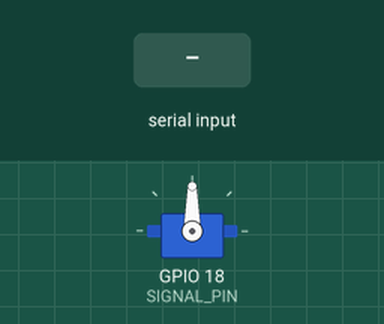
The sketch below on a simulated ESP32. Parts: servo. Inputs (shaded band) come from the test bench. Nothing arrives over Bluetooth unless stated.

Above: at 1.2 s.
1.3 s: ".\n" received over the second serial link
At 2.2 s:
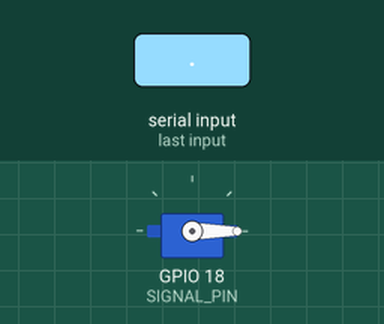
4.3 s: "#\n" received over the second serial link
Timing chart, 0 to 10.6 s (numbered marks = the images above; inputs shaded):
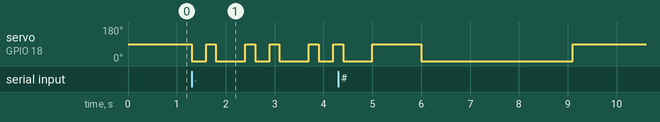

The sketch:

Transmitter.ino
```cpp
#include "ESP32Servo.h"
#include "BluetoothSerial.h"

#define SIGNAL_PIN 18

BluetoothSerial BT;
Servo servo;

String bluetoothInput(){

    while(BT.available() == 0);

    String msg = BT.readStringUntil('\n');
    msg.trim();
    return msg;
}

const char* morseTable[] = {
  "-.-.--", // ! (ASCII 33)
  ".-..-.", // " (ASCII 34)
  "",       // # (ASCII 35) - NO MORSE
  "...-..-",// $ (ASCII 36)
  "",       // % (ASCII 37) - NO MORSE
  ".-...",  // & (ASCII 38)
  ".----.", // ' (ASCII 39)
  "-.--.",  // ( (ASCII 40)
  "-.--.-", // ) (ASCII 41)
  "",       // * (ASCII 42) - NO MORSE
  ".-.-.",  // + (ASCII 43)
  "--..--", // , (ASCII 44)
  "-....-", // - (ASCII 45)
  ".-.-.-", // . (ASCII 46)
  "-..-.",  // / (ASCII 47)
  "-----",  // 0 (ASCII 48)
  ".----",  // 1 (ASCII 49)
  "..---",  // 2 (ASCII 50)
  "...--",  // 3 (ASCII 51)
  "....-",  // 4 (ASCII 52)
  ".....",  // 5 (ASCII 53)
  "-....",  // 6 (ASCII 54)
  "--...",  // 7 (ASCII 55)
  "---..",  // 8 (ASCII 56)
  "----.",  // 9 (ASCII 57)
  "---...", // : (ASCII 58)
  "-.-.-.", // ; (ASCII 59)
  "",       // < (ASCII 60) - NO MORSE
  "-...-",  // = (ASCII 61)
  "",       // > (ASCII 62) - NO MORSE
  "..--..", // ? (ASCII 63)
  ".--.-.", // @ (ASCII 64)
  ".-",     // A (ASCII 65)
  "-...",   // B (ASCII 66)
  "-.-.",   // C (ASCII 67)
  "-..",    // D (ASCII 68)
  ".",      // E (ASCII 69)
  "..-.",   // F (ASCII 70)
  "--.",    // G (ASCII 71)
  "....",   // H (ASCII 72)
  "..",     // I (ASCII 73)
  ".---",   // J (ASCII 74)
  "-.-",    // K (ASCII 75)
  ".-..",   // L (ASCII 76)
  "--",     // M (ASCII 77)
  "-.",     // N (ASCII 78)
  "---",    // O (ASCII 79)
  ".--.",   // P (ASCII 80)
  "--.-",   // Q (ASCII 81)
  ".-.",    // R (ASCII 82)
  "...",    // S (ASCII 83)
  "-",      // T (ASCII 84)
  "..-",    // U (ASCII 85)
  "...-",   // V (ASCII 86)
  ".--",    // W (ASCII 87)
  "-..-",   // X (ASCII 88)
  "-.--",   // Y (ASCII 89)
  "--..",   // Z (ASCII 90)
  "",       // [ (ASCII 91) - NO MORSE
  "",       // \ (ASCII 92) - NO MORSE
  "",       // ] (ASCII 93) - NO MORSE
  "",       // ^ (ASCII 94) - NO MORSE
  "..--.-"  // _ (ASCII 95)
};


void setup(){
	Serial.begin(9600);
    BT.begin("Esp32-BT");
    servo.attach(SIGNAL_PIN);
}

// String serialInput(){
//     while(Serial.available() == 0);//Block until any input

//     String msg = Serial.readStringUntil('\n');
//     msg.trim();
//     return msg;
// }

void flagDown(){
    servo.write(0);
}

void flagUp(){
    servo.write(90);
}

void resetLCD(){
    flagDown();
    delay(3100);
    flagUp();
}

void loop()
{
    String txt = "";
    int i = 0, j = 0, morse_index = 0;
    char c = '\0';

    const int CHAR_DELAY = 800; //The delay in ms between each symbol
    const int WORD_DELAY = 1300; //The delay in ms to denote a space
    const int DOT_DELAY = 300; //The delay in ms to denote a dot
    const int DASH_DELAY = 600; //The delay in ms to denote a dash

    flagUp();

    txt = bluetoothInput();

    String morse_code = "";

    for(c=txt[i] ; c != '\0'; i++,  c = txt[i]){
        c = toupper(c);

        if(c == '#'){//Resets LCD display
            resetLCD();
            break;
        } else if(c == ' '){
            flagUp();
            delay(WORD_DELAY);
            flagDown();
            continue;
        }

        //Lookup each char in morse code
        morse_index = c - '!';
        morse_code = morseTable[morse_index];

        //Move servo according to morse code symbol
        for(j = 0; morse_code[j] != '\0'; j++){
            flagDown();
            if(morse_code[j] == '.'){
                delay(DOT_DELAY);

            } else if(morse_code[j] == '-'){
                delay(DASH_DELAY);

            }

            flagUp();
            delay(200);

        }
        delay(CHAR_DELAY);
    }
}
```

Measured:
- after the input at 1.3 s, servo on GPIO 18 (SIGNAL_PIN): 90° → 0° at once, then repeats every 1.3 s: 90° 0.20 s, 0° 0.60 s, 90° 0.20 s, 0° 0.30 s
